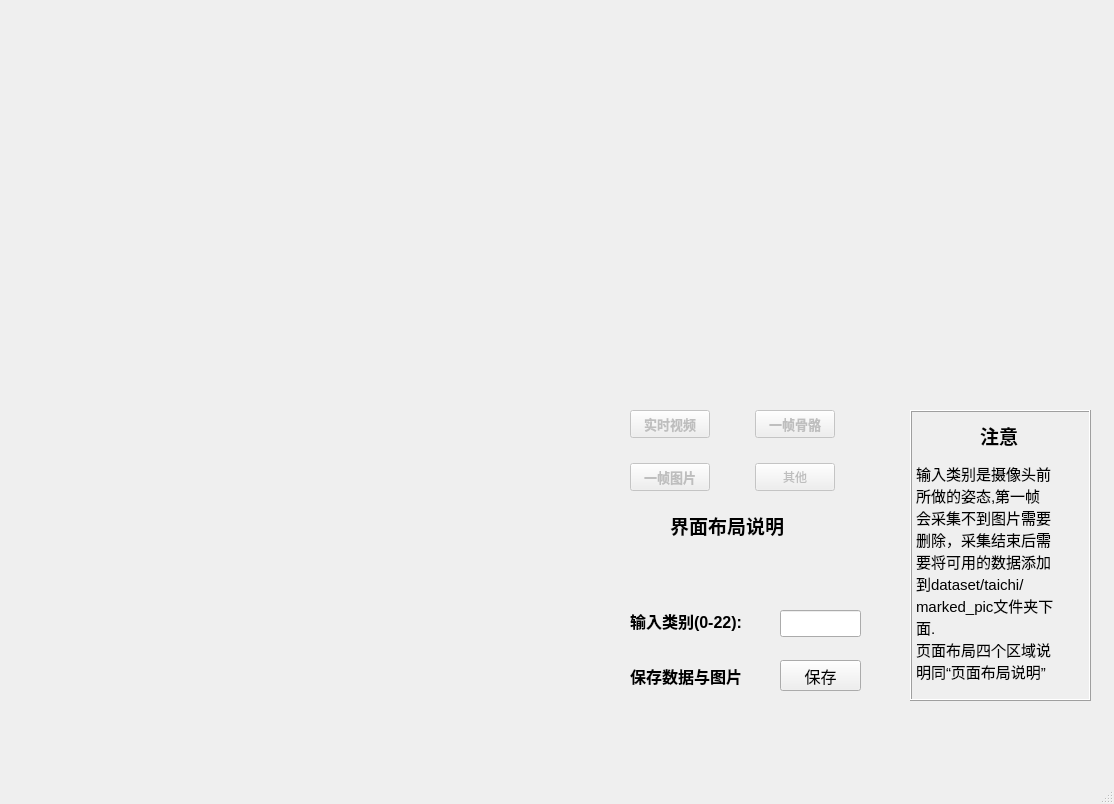
<?xml version="1.0" encoding="UTF-8"?>
<ui version="4.0">
 <class>MainWindow</class>
 <widget class="QMainWindow" name="MainWindow">
  <property name="geometry">
   <rect>
    <x>0</x>
    <y>0</y>
    <width>1114</width>
    <height>804</height>
   </rect>
  </property>
  <property name="windowTitle">
   <string>MainWindow</string>
  </property>
  <widget class="QWidget" name="centralwidget">
   <widget class="QPushButton" name="pushButton">
    <property name="geometry">
     <rect>
      <x>780</x>
      <y>660</y>
      <width>81</width>
      <height>31</height>
     </rect>
    </property>
    <property name="font">
     <font>
      <family>Arial</family>
      <pointsize>12</pointsize>
     </font>
    </property>
    <property name="text">
     <string>保存</string>
    </property>
   </widget>
   <widget class="QLabel" name="label">
    <property name="geometry">
     <rect>
      <x>10</x>
      <y>20</y>
      <width>581</width>
      <height>361</height>
     </rect>
    </property>
    <property name="autoFillBackground">
     <bool>true</bool>
    </property>
    <property name="text">
     <string/>
    </property>
    <property name="pixmap">
     <pixmap>../../../sundry/pic/app1.png</pixmap>
    </property>
    <property name="alignment">
     <set>Qt::AlignCenter</set>
    </property>
   </widget>
   <widget class="QLabel" name="label_2">
    <property name="geometry">
     <rect>
      <x>10</x>
      <y>390</y>
      <width>581</width>
      <height>361</height>
     </rect>
    </property>
    <property name="autoFillBackground">
     <bool>true</bool>
    </property>
    <property name="text">
     <string/>
    </property>
    <property name="pixmap">
     <pixmap>../../../sundry/pic/app2.png</pixmap>
    </property>
    <property name="scaledContents">
     <bool>false</bool>
    </property>
    <property name="alignment">
     <set>Qt::AlignCenter</set>
    </property>
    <property name="wordWrap">
     <bool>false</bool>
    </property>
    <property name="openExternalLinks">
     <bool>false</bool>
    </property>
   </widget>
   <widget class="QLineEdit" name="lineEdit">
    <property name="geometry">
     <rect>
      <x>780</x>
      <y>610</y>
      <width>81</width>
      <height>27</height>
     </rect>
    </property>
    <property name="font">
     <font>
      <family>Arial</family>
      <pointsize>14</pointsize>
      <weight>75</weight>
      <bold>true</bold>
     </font>
    </property>
   </widget>
   <widget class="QLabel" name="label_3">
    <property name="geometry">
     <rect>
      <x>600</x>
      <y>20</y>
      <width>501</width>
      <height>361</height>
     </rect>
    </property>
    <property name="autoFillBackground">
     <bool>true</bool>
    </property>
    <property name="text">
     <string/>
    </property>
    <property name="pixmap">
     <pixmap>../../../sundry/pic/app.png</pixmap>
    </property>
    <property name="scaledContents">
     <bool>false</bool>
    </property>
    <property name="alignment">
     <set>Qt::AlignCenter</set>
    </property>
   </widget>
   <widget class="QLabel" name="label_4">
    <property name="geometry">
     <rect>
      <x>630</x>
      <y>600</y>
      <width>151</width>
      <height>41</height>
     </rect>
    </property>
    <property name="font">
     <font>
      <family>Arial</family>
      <pointsize>12</pointsize>
      <weight>75</weight>
      <bold>true</bold>
     </font>
    </property>
    <property name="text">
     <string>输入类别(0-22):</string>
    </property>
    <property name="textFormat">
     <enum>Qt::AutoText</enum>
    </property>
    <property name="scaledContents">
     <bool>false</bool>
    </property>
    <property name="wordWrap">
     <bool>false</bool>
    </property>
   </widget>
   <widget class="QLabel" name="label_5">
    <property name="geometry">
     <rect>
      <x>630</x>
      <y>650</y>
      <width>151</width>
      <height>51</height>
     </rect>
    </property>
    <property name="font">
     <font>
      <family>Arial</family>
      <pointsize>12</pointsize>
      <weight>75</weight>
      <bold>true</bold>
     </font>
    </property>
    <property name="text">
     <string>保存数据与图片</string>
    </property>
    <property name="textFormat">
     <enum>Qt::AutoText</enum>
    </property>
    <property name="scaledContents">
     <bool>false</bool>
    </property>
    <property name="wordWrap">
     <bool>false</bool>
    </property>
   </widget>
   <widget class="QWidget" name="formLayoutWidget">
    <property name="geometry">
     <rect>
      <x>620</x>
      <y>400</y>
      <width>256</width>
      <height>106</height>
     </rect>
    </property>
    <layout class="QFormLayout" name="formLayout">
     <property name="sizeConstraint">
      <enum>QLayout::SetNoConstraint</enum>
     </property>
     <property name="fieldGrowthPolicy">
      <enum>QFormLayout::ExpandingFieldsGrow</enum>
     </property>
     <property name="horizontalSpacing">
      <number>45</number>
     </property>
     <property name="verticalSpacing">
      <number>25</number>
     </property>
     <property name="leftMargin">
      <number>10</number>
     </property>
     <property name="topMargin">
      <number>10</number>
     </property>
     <property name="rightMargin">
      <number>15</number>
     </property>
     <property name="bottomMargin">
      <number>15</number>
     </property>
     <item row="0" column="1">
      <widget class="QPushButton" name="pushButton_5">
       <property name="enabled">
        <bool>false</bool>
       </property>
       <property name="font">
        <font>
         <family>Arial</family>
         <pointsize>10</pointsize>
         <weight>75</weight>
         <bold>true</bold>
        </font>
       </property>
       <property name="text">
        <string>一帧骨骼</string>
       </property>
      </widget>
     </item>
     <item row="1" column="0">
      <widget class="QPushButton" name="pushButton_4">
       <property name="enabled">
        <bool>false</bool>
       </property>
       <property name="sizePolicy">
        <sizepolicy hsizetype="Minimum" vsizetype="Fixed">
         <horstretch>0</horstretch>
         <verstretch>0</verstretch>
        </sizepolicy>
       </property>
       <property name="font">
        <font>
         <family>Arial</family>
         <pointsize>10</pointsize>
         <weight>75</weight>
         <bold>true</bold>
        </font>
       </property>
       <property name="text">
        <string>一帧图片</string>
       </property>
      </widget>
     </item>
     <item row="1" column="1">
      <widget class="QPushButton" name="pushButton_2">
       <property name="enabled">
        <bool>false</bool>
       </property>
       <property name="sizePolicy">
        <sizepolicy hsizetype="Minimum" vsizetype="Expanding">
         <horstretch>0</horstretch>
         <verstretch>0</verstretch>
        </sizepolicy>
       </property>
       <property name="text">
        <string>其他</string>
       </property>
      </widget>
     </item>
     <item row="0" column="0">
      <widget class="QPushButton" name="pushButton_3">
       <property name="enabled">
        <bool>false</bool>
       </property>
       <property name="font">
        <font>
         <family>Arial</family>
         <pointsize>10</pointsize>
         <weight>75</weight>
         <bold>true</bold>
        </font>
       </property>
       <property name="text">
        <string>实时视频</string>
       </property>
      </widget>
     </item>
    </layout>
   </widget>
   <widget class="QLabel" name="label_6">
    <property name="geometry">
     <rect>
      <x>670</x>
      <y>500</y>
      <width>181</width>
      <height>51</height>
     </rect>
    </property>
    <property name="font">
     <font>
      <family>Arial</family>
      <pointsize>14</pointsize>
      <weight>75</weight>
      <bold>true</bold>
     </font>
    </property>
    <property name="text">
     <string>界面布局说明</string>
    </property>
    <property name="textFormat">
     <enum>Qt::AutoText</enum>
    </property>
    <property name="scaledContents">
     <bool>false</bool>
    </property>
    <property name="wordWrap">
     <bool>false</bool>
    </property>
   </widget>
   <widget class="QLabel" name="label_7">
    <property name="geometry">
     <rect>
      <x>920</x>
      <y>410</y>
      <width>72</width>
      <height>51</height>
     </rect>
    </property>
    <property name="text">
     <string/>
    </property>
    <property name="textFormat">
     <enum>Qt::RichText</enum>
    </property>
    <property name="pixmap">
     <pixmap>../sundry/info.png</pixmap>
    </property>
    <property name="alignment">
     <set>Qt::AlignCenter</set>
    </property>
   </widget>
   <widget class="QLabel" name="label_8">
    <property name="geometry">
     <rect>
      <x>910</x>
      <y>410</y>
      <width>181</width>
      <height>291</height>
     </rect>
    </property>
    <property name="font">
     <font>
      <family>Arial</family>
      <pointsize>11</pointsize>
     </font>
    </property>
    <property name="contextMenuPolicy">
     <enum>Qt::PreventContextMenu</enum>
    </property>
    <property name="frameShape">
     <enum>QFrame::Box</enum>
    </property>
    <property name="frameShadow">
     <enum>QFrame::Raised</enum>
    </property>
    <property name="text">
     <string>

输入类别是摄像头前
所做的姿态,第一帧
会采集不到图片需要
删除，采集结束后需
要将可用的数据添加
到dataset/taichi/
marked_pic文件夹下
面.
页面布局四个区域说
明同“页面布局说明”</string>
    </property>
    <property name="textFormat">
     <enum>Qt::AutoText</enum>
    </property>
    <property name="scaledContents">
     <bool>false</bool>
    </property>
   </widget>
   <widget class="QLabel" name="label_9">
    <property name="geometry">
     <rect>
      <x>980</x>
      <y>410</y>
      <width>71</width>
      <height>51</height>
     </rect>
    </property>
    <property name="font">
     <font>
      <family>Arial</family>
      <pointsize>14</pointsize>
      <weight>75</weight>
      <bold>true</bold>
     </font>
    </property>
    <property name="text">
     <string>注意</string>
    </property>
    <property name="textFormat">
     <enum>Qt::AutoText</enum>
    </property>
    <property name="scaledContents">
     <bool>false</bool>
    </property>
    <property name="wordWrap">
     <bool>false</bool>
    </property>
   </widget>
   <zorder>label_8</zorder>
   <zorder>pushButton</zorder>
   <zorder>label</zorder>
   <zorder>label_2</zorder>
   <zorder>lineEdit</zorder>
   <zorder>label_3</zorder>
   <zorder>label_4</zorder>
   <zorder>label_5</zorder>
   <zorder>formLayoutWidget</zorder>
   <zorder>label_6</zorder>
   <zorder>label_7</zorder>
   <zorder>label_9</zorder>
  </widget>
  <widget class="QStatusBar" name="statusbar"/>
 </widget>
 <resources/>
 <connections/>
</ui>
